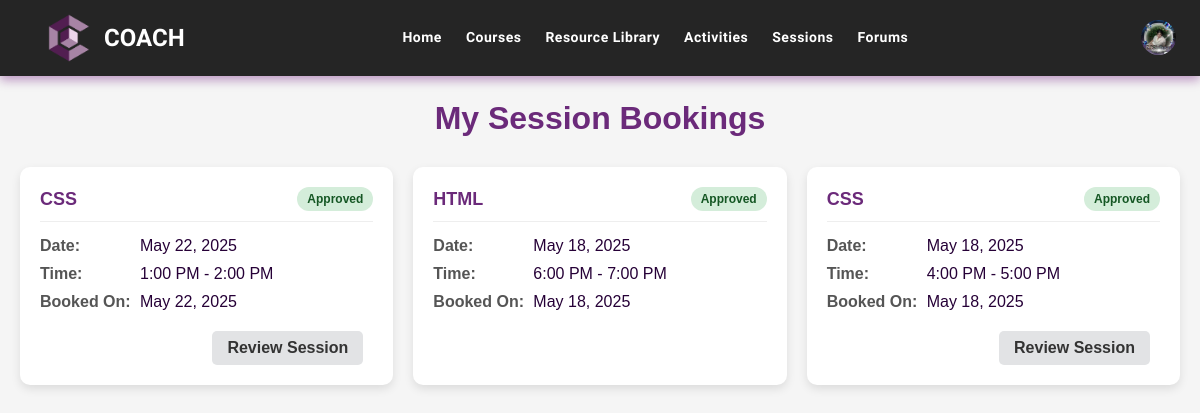
Page /mentee/bookings.php (signed in) on the committed database.
### tables this page shows
CREATE TABLE `users` (
  `user_id` int(11) NOT NULL,
  `username` varchar(70) NOT NULL,
  `password` varchar(255) NOT NULL,
  `user_type` enum('Mentee','Mentor','Admin','Super Admin') NOT NULL,
  `first_name` varchar(100) DEFAULT NULL,
  `last_name` varchar(100) DEFAULT NULL,
  `email` varchar(80) NOT NULL,
  `icon` varchar(200) DEFAULT NULL,
  `dob` date DEFAULT NULL,
  `gender` varchar(30) DEFAULT NULL,
  `contact_number` varchar(100) DEFAULT NULL,
  `mentored_before` varchar(20) DEFAULT NULL,
  `mentoring_experience` text DEFAULT NULL,
  `area_of_expertise` varchar(100) DEFAULT NULL,
  `resume` varchar(200) DEFAULT NULL,
  `certificates` varchar(200) DEFAULT NULL,
  `assessment_score` int(20) DEFAULT NULL,
  `status` varchar(60) DEFAULT NULL,
  `reason` text DEFAULT NULL,
  `email_verification` varchar(50) DEFAULT NULL,
  `contact_verification` varchar(50) DEFAULT NULL,
  `full_address` varchar(100) DEFAULT NULL,
  `student` varchar(20) DEFAULT NULL,
  `student_year_level` varchar(30) DEFAULT NULL,
  `occupation` varchar(40) DEFAULT NULL,
  `to_learn` text DEFAULT NULL
);

CREATE TABLE `session_bookings` (
  `booking_id` int(11) NOT NULL,
  `user_id` int(11) DEFAULT NULL,
  `course_title` varchar(200) NOT NULL,
  `session_date` date NOT NULL,
  `time_slot` varchar(100) NOT NULL,
  `status` enum('pending','approved','rejected') DEFAULT 'pending',
  `booking_time` timestamp NOT NULL DEFAULT current_timestamp(),
  `forum_id` int(11) DEFAULT NULL,
  `notes` text DEFAULT NULL
);

### mentee/bookings.php (the view, shortened to what this page needs)
<?php
require '../connection/db_connection.php';
$username = $_SESSION['username'];
$bookings = [];
$stmt = $conn->prepare("SELECT user_id, first_name, last_name, icon FROM users WHERE username = ?");
$stmt->bind_param("s", $username);
$stmt->execute();
$result = $stmt->get_result();
$menteeData = $result->fetch_assoc();
$menteeId = $menteeData['user_id'];
$menteeIcon = $menteeData['icon'];
$stmt = $conn->prepare("SELECT sb.*, fc.id as forum_id
                        FROM session_bookings sb
                        LEFT JOIN forum_chats fc ON sb.course_title = fc.course_title
                                                AND sb.session_date = fc.session_date
                                                AND sb.time_slot = fc.time_slot
                        WHERE sb.user_id = ?
                        ORDER BY sb.session_date DESC, sb.booking_time DESC");
$stmt->bind_param("i", $menteeId);
$stmt->execute();
$result = $stmt->get_result();
while ($row = $result->fetch_assoc()) {
    $bookings[] = $row;
}
?>
<!DOCTYPE html>
<html lang="en">
<head>
    <link rel="stylesheet" href="css/navbar.css">
    <link rel="stylesheet" href="css/bookings.css">
</head>
<body>
    <section class="background" id="home">
        <nav class="navbar">
            <div class="logo">
                <img src="../uploads/img/LogoCoach.png" alt="Logo">
                <span>COACH</span>
            </div>
            <div class="nav-center">
                <ul class="nav_items" id="nav_links">
                    <li><a href="home.php">Home</a></li>
                    <li><a href="course.php">Courses</a></li>
                    <li><a href="course.php#resourcelibrary">Resource Library</a></li>
                    <li><a href="activities.php">Activities</a></li>
                    <li><a href="forum-chat.php">Sessions</a></li>
                    <li><a href="group-chat.php">Forums</a></li>
                </ul>
            </div>
            <div class="nav-profile">
                <a href="#" id="profile-icon">
                    <?php if (!empty($menteeIcon)): ?>
                        <img src="<?php echo htmlspecialchars($menteeIcon); ?>" alt="User Icon" style="width: 35px; height: 35px; border-radius: 50%;">
                    <?php else: ?>
                        <ion-icon name="person-circle-outline" style="font-size: 35px;"></ion-icon>
                    <?php endif; ?>
                </a>
            </div>
        </nav>
    </section>
    <div class="container">
        <h1>My Session Bookings</h1>
        <?php if (empty($bookings)): ?>
            <div class="empty-state">
                <div class="empty-icon">
                    <ion-icon name="calendar-outline"></ion-icon>
                </div>
                <h2>No Bookings Yet</h2>
                <p class="empty-text">You haven't booked any sessions yet. Start learning by booking a session now!</p>
                <a href="CoachMenteeHome.php#courses" class="book-now-btn">Browse Courses</a>
            </div>
        <?php else: ?>
            <div class="bookings-container">
                <?php foreach ($bookings as $booking): ?>
                    <div class="booking-card">
                        <div class="booking-header">
                            <div class="booking-title"><?php echo htmlspecialchars($booking['course_title']); ?></div>
                            <div class="booking-status status-<?php echo htmlspecialchars($booking['status']); ?>">
                                <?php echo ucfirst(htmlspecialchars($booking['status'])); ?>
                            </div>
                        </div>
                        <div class="booking-details">
                            <div class="booking-detail">
                                <div class="detail-label">Date:</div>
                                <div class="detail-value"><?php echo htmlspecialchars(date('F j, Y', strtotime($booking['session_date']))); ?></div>
                            </div>
                            <div class="booking-detail">
                                <div class="detail-label">Time:</div>
                                <div class="detail-value"><?php echo htmlspecialchars($booking['time_slot']); ?></div>
                            </div>
                            <div class="booking-detail">
                                <div class="detail-label">Booked on:</div>
                                <div class="detail-value"><?php echo date('M d, Y', strtotime($booking['booking_time'])); ?></div>
                            </div>
                        </div>
                        <div class="booking-actions">
                            <?php if ($booking['status'] === 'pending'): ?>
                                <a href="cancel_booking.php?id=<?php echo $booking['booking_id']; ?>" class="action-btn cancel-btn" onclick="return confirm('Are you sure you want to cancel this booking?')">Cancel</a>
                            <?php elseif ($booking['status'] === 'approved' && $booking['forum_id']): ?>
                                <?php
                                $sessionDateTimeString = $booking['session_date'] . ' ' . explode(' - ', $booking['time_slot'])[1];
                                $sessionEndDateTime = new DateTime($sessionDateTimeString);
                                $now = new DateTime();
                                $isSessionOver = ($now > $sessionEndDateTime);
                                ?>
                                <?php if ($isSessionOver): ?>
                                    <a href="forum-chat.php?view=forum&forum_id=<?php echo $booking['forum_id']; ?>&review=true" class="action-btn view-btn" style="background-color: #e2e3e5; color: #333;">Review Session</a>
                                <?php else: ?>
                                    <a href="forum-chat.php?view=forum&forum_id=<?php echo $booking['forum_id']; ?>" class="action-btn view-btn">Join Session</a>
                                <?php endif; ?>
                            <?php endif; ?>
                        </div>
                    </div>
                <?php endforeach; ?>
            </div>
        <?php endif; ?>
    </div>
</body>
</html>

### mentee/css/navbar.css (style rules this page uses)
* { box-sizing: border-box; margin: 0; padding: 0; text-transform: capitalize; }
body { color: #260037; font-family: "Merriweather", serif; }
.navbar { width: 100%; padding: 0.8rem 1.5rem; display: flex; justify-content: space-between; align-items: center; position: fixed; top: 0; z-index: 10; background-color: rgba(0, 0, 0, 0.85); font-family: "Ubuntu", sans-serif; box-shadow: 0 4px 10px rgba(101, 5, 116, 0.4); }
.logo { font-size: 1.5em; font-weight: 600; color: #ffffff; display: flex; align-items: center; margin-left: 20px; }
.logo img { width: 50px; margin-right: 10px; }
.nav-center { flex-grow: 1; display: flex; justify-content: center; }
.nav_items { display: flex; justify-content: center; align-items: center; gap: 1.5rem; }
.nav_items li { list-style: none; }
.nav_items li a { text-decoration: none; font-size: 14px; font-weight: 600; color: #ffffff; letter-spacing: 0.5px; transition: 0.3s; }
.nav_items li a::after { content: ''; width: 0; height: 2px; background-color: #64009e; display: block; margin: auto; transition: 0.5s; }
.nav-profile a { color: white; font-size: 30px; display: flex; align-items: center; }

### mentee/css/bookings.css (style rules this page uses)
body { font-family: 'Arial', sans-serif; background-color: #f5f5f5; margin: 0; padding: 0; }
.container { max-width: 1200px; margin: 80px auto 30px; padding: 20px; }
h1 { color: #6b2a7a; margin-bottom: 30px; text-align: center; }
.bookings-container { display: grid; grid-template-columns: repeat(auto-fill, minmax(300px, 1fr)); gap: 20px; }
.booking-card { background: white; border-radius: 10px; box-shadow: 0 4px 10px rgba(0,0,0,0.1); padding: 20px; transition: transform 0.3s ease; }
.booking-header { display: flex; justify-content: space-between; align-items: center; margin-bottom: 15px; padding-bottom: 10px; border-bottom: 1px solid #eee; }
.booking-title { font-size: 18px; font-weight: bold; color: #6b2a7a; }
.booking-status { padding: 5px 10px; border-radius: 20px; font-size: 12px; font-weight: bold; }
.status-approved { background-color: #d4edda; color: #155724; }
.booking-details { margin-bottom: 20px; }
.booking-detail { display: flex; margin-bottom: 10px; }
.detail-label { width: 100px; font-weight: bold; color: #555; }
.detail-value { flex: 1; }
.booking-actions { display: flex; justify-content: flex-end; }
.action-btn { padding: 8px 15px; border: none; border-radius: 5px; cursor: pointer; font-weight: bold; transition: all 0.2s ease; text-decoration: none; display: inline-block; }
.view-btn { background-color: #e2e3e5; color: #383d41; margin-right: 10px; }
.nav-profile { display: flex; align-items: center; }

### rows in the picture
users: icon (picture)
session_bookings: course_title "CSS", status "Approved", session_date "May 22, 2025", time_slot "1:00 PM - 2:00 PM", booking_time "May 22, 2025"
session_bookings: course_title "HTML", status "Approved", session_date "May 18, 2025", time_slot "6:00 PM - 7:00 PM", booking_time "May 18, 2025"
session_bookings: course_title "CSS", status "Approved", session_date "May 18, 2025", time_slot "4:00 PM - 5:00 PM", booking_time "May 18, 2025"
